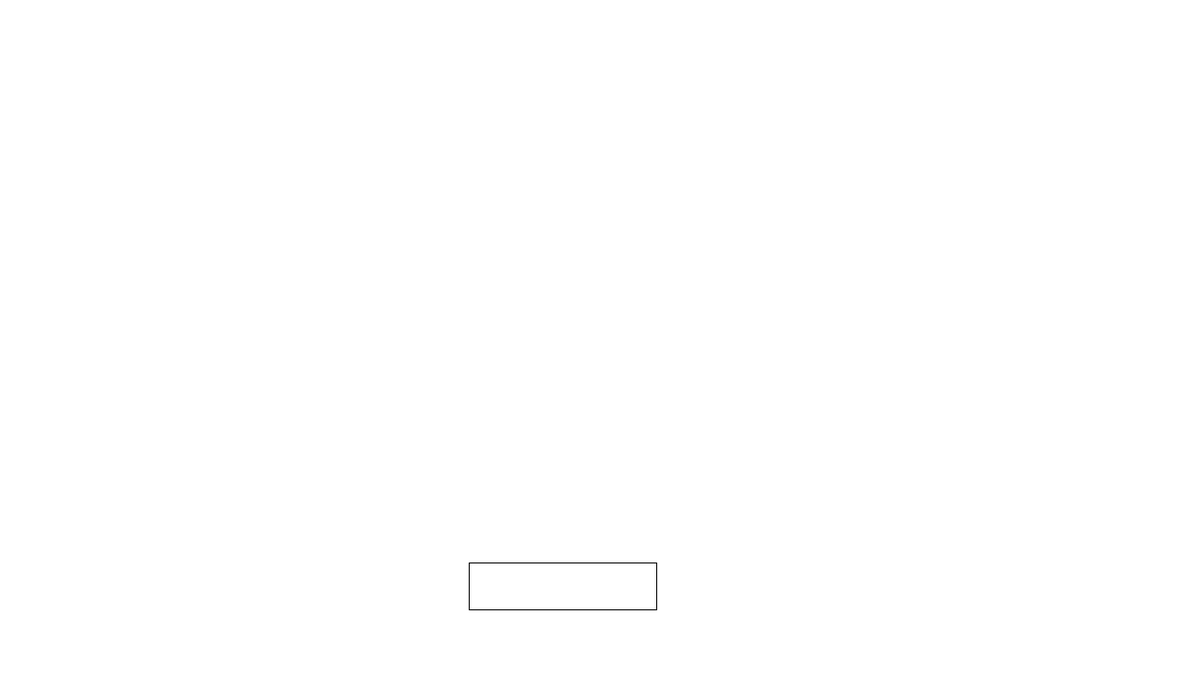
Frame 1 (no input)
Frame 60 (the mouse pressed at the canvas centre just before this capture): identical to frame 1, image omitted
Frame 120 (the mouse held since frame 60 and released just before this capture): identical to frame 1, image omitted

The Processing sketch that drew this single still picture (run headless with seeded random() and noise(); from frame 60 on, the mouse is pressed at the canvas centre):

// Processing sketch: block_breaker
// ── block_breaker.pde
void setup() {
  size(1280, 720);
}

void draw() {
  background(255, 255, 255);
  renderBar();
  barController();
}

// ── controller.pde
void barController() {
  if ( keyPressed ){
    if ( keyCode == RIGHT ){
      if (barX + barWidth < width) {
        barX = barX + barVX;
      }
    } else if ( keyCode == LEFT ) {
      if (barX > 0) {
        barX = barX - barVX;
      }
    }
  }
}

// ── global.pde
float barX = 500.0f;
float barY = 600.0f;
float barVX = 5.0f;
float barVY = 5.0f;
float barWidth = 200.0f;
float barHeight = 50.0f;

// ── renderer.pde
void renderBar() {
  rect(barX, barY, barWidth, barHeight);
}
